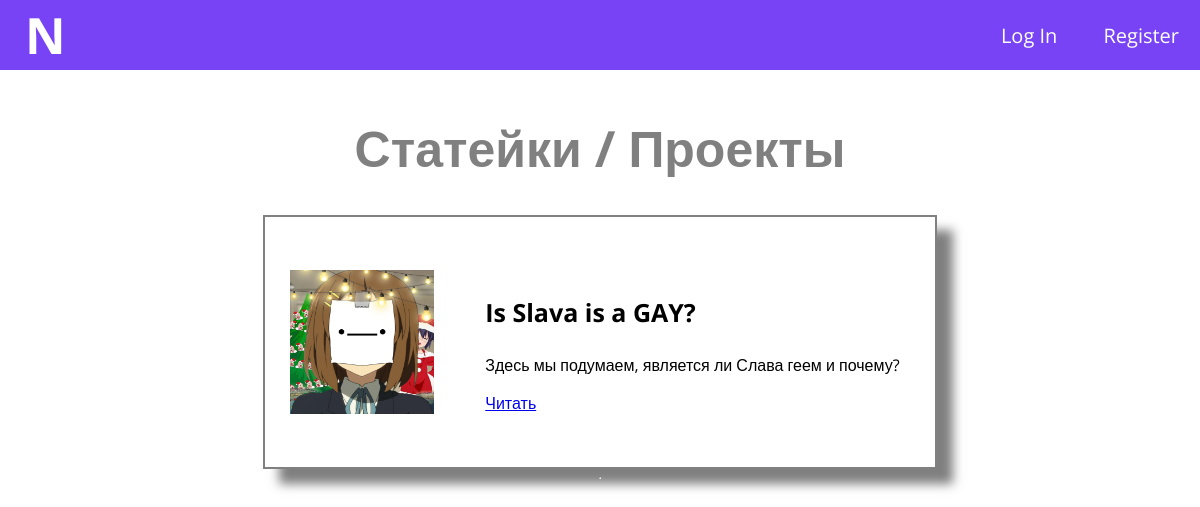
/articles/, run on an earlier commit of the app's database.
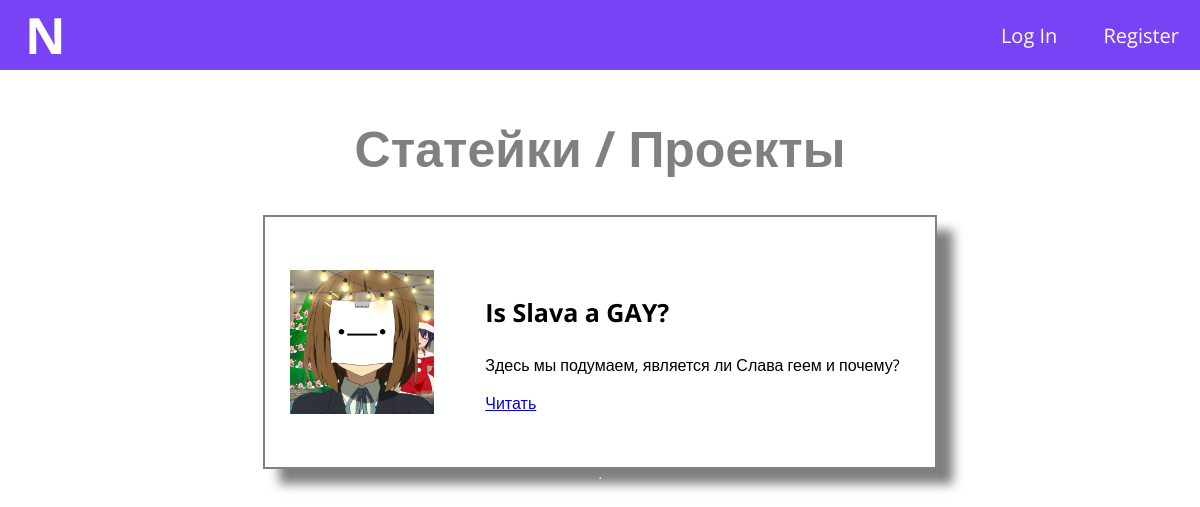
And on a later commit of the database.
### article_maker/models.py (models this page shows, shortened)
class Post(models.Model):
    id = models.AutoField(unique=True, primary_key=True)
    author = models.ManyToManyField(User)
    title = models.CharField(max_length=50)
    text = models.TextField()
    Short_text = models.TextField(max_length=75, null=True)
    date = models.DateTimeField(auto_now=True)
    category = models.ForeignKey(Category, on_delete = models.CASCADE)
    img_for_post = models.ImageField(upload_to='images/', null=True, blank=True)

### article_maker/views.py (the view)
# urls.py: path('', article_maker)
def article_maker(request):
    context = {
        'posts': Post.objects.all()
    }
    return render(request, "posts/articles.html", context)

### templates/posts/articles.html (shortened to what this page needs)
<!DOCTYPE html>
{% load static %}
<html lang="en">
<head>
    <link rel="stylesheet" href="{% static 'style2.css' %}">
</head>
<body>
    <header class="for-header">
        <h1 id="button" class="link">N</h1>
        <div>
            {% if user.is_authenticated %}
                    <a href="#" class="ul-header">{{ user.username }}</a>
            {% else %}
                    <a href="#" class="ul-header"></a>
            {% endif %}
            <a href="/log_in" class="ul-header">Log In</a>
            <a href="/register" class="ul-header">Register</a>
        </div>
    </header>
    <main class="artic_page">
        <h1 class="article-h1">Статейки / Проекты</h1>
        <div class="articles_container">
            {% for post in posts %}
            <article class="post_container">
                <div class="for-pic">
                    <img src="{{post.img_for_post.url}}" alt="">
                </div>
                <div class="for_text">
                    <h3>{{ post.title }}</h3>
                    <p>{{ post.Short_text }}</p>
                    <a href="/post/{{post.id}}" class="justbutton">Читать</a>
                </div>
            </article>
            <hr>
            {% endfor %}
        </div>
    </main>
</body>
</html>

What changed in the data, as far as the page shows it:
changed Post "Здесь мы подумаем, является ли Слава геем и почему?": title "Is Slava is a GAY?" → "Is Slava a GAY?"
